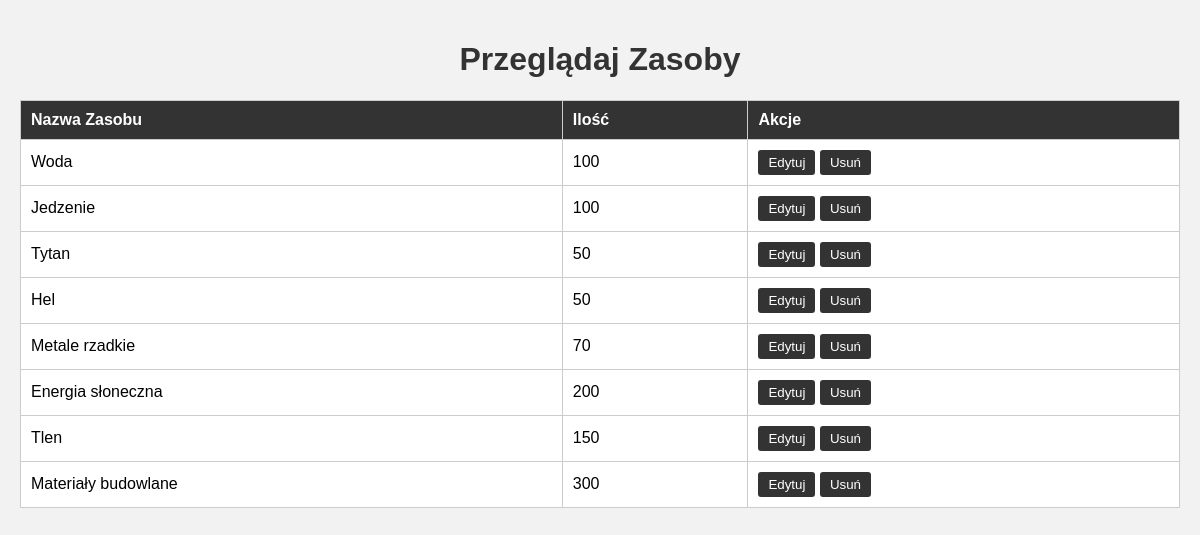
/resource_management/table/view_resources.php, run on an earlier commit of the app's database.
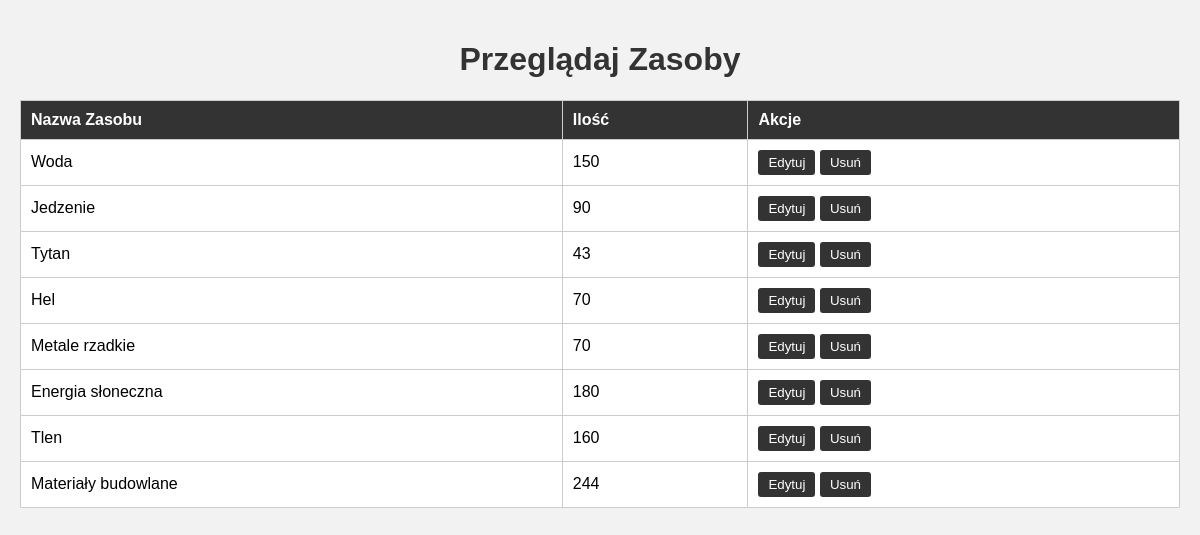
And on a later commit of the database.
### tables this page shows
CREATE TABLE `zasoby` (
  `id` int(11) NOT NULL,
  `nazwa` varchar(255) NOT NULL,
  `ilosc` int(11) NOT NULL
);

### resource_management/table/view_resources.php (the view, shortened to what this page needs)
<?php
require '../../config.php';
?>
<!DOCTYPE html>
<html lang="pl">
<head>
</head>
<body>
    <h1>Przeglądaj Zasoby</h1>
    <table>
        <tr>
            <th>Nazwa Zasobu</th>
            <th>Ilość</th>
            <th>Akcje</th>
        </tr>
        <?php
        $sql = "SELECT * FROM zasoby";
        $stmt = $pdo->query($sql);
        $zasoby = $stmt->fetchAll();
        foreach ($zasoby as $zasob) {
            echo "<tr>";
            echo "<td>{$zasob['nazwa']}</td>";
            echo "<td>{$zasob['ilosc']}</td>";
            echo "<td>
                <form action='edit_resource.php' method='post' style='display:inline;'>
                    <input type='hidden' name='id' value='{$zasob['id']}'>
                    <input type='submit' value='Edytuj'>
                </form>
                <form action='delete_resource.php' method='post' style='display:inline;'>
                    <input type='hidden' name='id' value='{$zasob['id']}'>
                    <input type='submit' value='Usuń'>
                </form>
            </td>";
            echo "</tr>";
        }
        ?>
    </table>
</body>
</html>

What changed in the data, as far as the page shows it:
changed zasoby "Woda": ilosc "100" → "150"
changed zasoby "Jedzenie": ilosc "100" → "90"
changed zasoby "Tytan": ilosc "50" → "43"
changed zasoby "Hel": ilosc "50" → "70"
changed zasoby "Energia słoneczna": ilosc "200" → "180"
changed zasoby "Tlen": ilosc "150" → "160"
changed zasoby "Materiały budowlane": ilosc "300" → "244"
